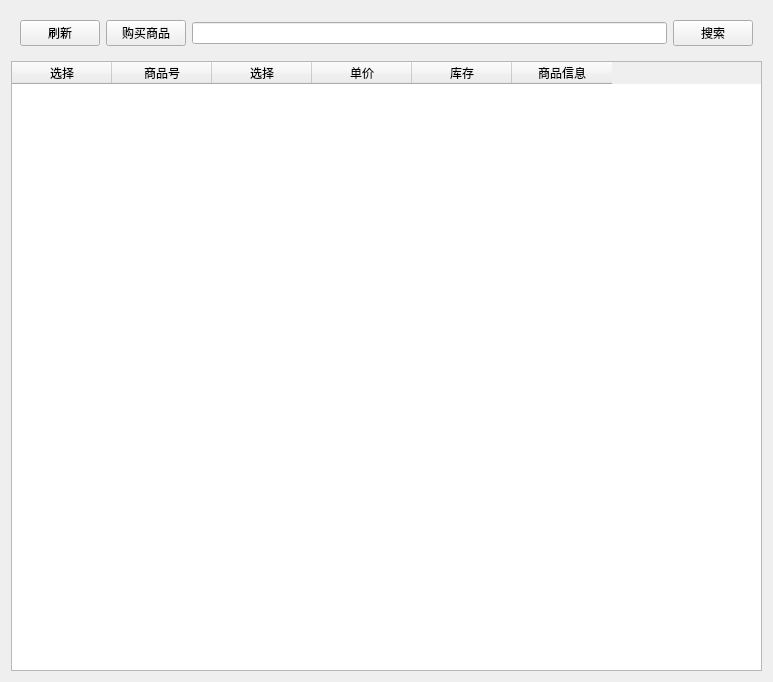
<?xml version="1.0" encoding="UTF-8"?>
<ui version="4.0">
 <class>EmployeeOfShop</class>
 <widget class="QWidget" name="EmployeeOfShop">
  <property name="geometry">
   <rect>
    <x>0</x>
    <y>0</y>
    <width>773</width>
    <height>682</height>
   </rect>
  </property>
  <property name="windowTitle">
   <string>Form</string>
  </property>
  <layout class="QVBoxLayout" name="verticalLayout">
   <item>
    <widget class="QWidget" name="widget" native="true">
     <layout class="QHBoxLayout" name="horizontalLayout">
      <item>
       <widget class="QPushButton" name="refreshBtn">
        <property name="text">
         <string>刷新</string>
        </property>
       </widget>
      </item>
      <item>
       <widget class="QPushButton" name="buyBtn">
        <property name="text">
         <string>购买商品</string>
        </property>
       </widget>
      </item>
      <item>
       <widget class="QLineEdit" name="searchLineEdit"/>
      </item>
      <item>
       <widget class="QPushButton" name="searchBtn">
        <property name="text">
         <string>搜索</string>
        </property>
       </widget>
      </item>
     </layout>
    </widget>
   </item>
   <item>
    <widget class="QTableWidget" name="shopTableWidget">
     <column>
      <property name="text">
       <string>选择</string>
      </property>
     </column>
     <column>
      <property name="text">
       <string>商品号</string>
      </property>
     </column>
     <column>
      <property name="text">
       <string>选择</string>
      </property>
     </column>
     <column>
      <property name="text">
       <string>单价</string>
      </property>
     </column>
     <column>
      <property name="text">
       <string>库存</string>
      </property>
     </column>
     <column>
      <property name="text">
       <string>商品信息</string>
      </property>
     </column>
    </widget>
   </item>
  </layout>
 </widget>
 <resources/>
 <connections/>
</ui>
